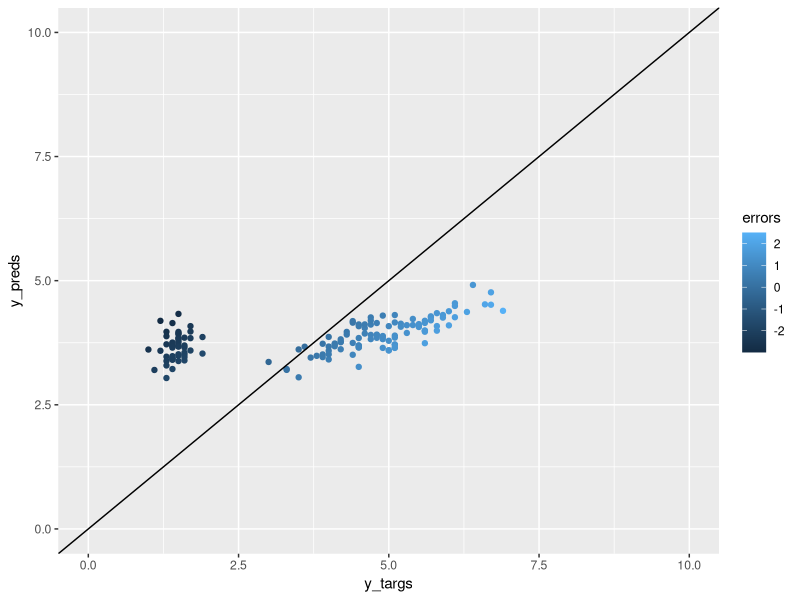

Generate this figure with R:
library(magrittr)
library(ggplot2)
set.seed(2600)

mark_ii <- function(x, y, eta, reps=1) {
  
  # inicializa pesos randomicos de distribuicao normal
  w1 <- rnorm(n = (dim(x)[2]+1)) %>% as.matrix # numero de pesos = numero de colunas em x + bias
  
  w21 <- rnorm(2) %>% as.matrix 
  w22 <- rnorm(2) %>% as.matrix 
  
  ypreds <- rep(0,dim(x)[1]) # inicializa predicoes em 0
  yerrors <- rep(0,dim(x)[1]) # inicializa predicoes em 0
  for (j in 1:reps){
    print(paste("This is training epoch:",j))
    print(paste("Current weights:",w1,w21,w21))
    
    # Processa as observacoes em x de forma aleatoria
    for (i in sample(1:length(y),replace=F)) { 
      # predicao
      ypred1 <- sum(w1 %*% c(as.numeric(x[i, ]),1))  
      
      ypred21 <- sum(w21 %*% as.numeric(ypred1))
      ypred22 <- sum(w22 %*% as.numeric(ypred1))
      
      out <- sum(ypred21,ypred22)
      
      # update em w . Eta ja ajustado para 1/2*eta
      delta_w22 <- eta * (-1) * (y[i] - (ypred21 + ypred22)) * ypred1 #d/dw22(targ - out)^2
      delta_w21 <- eta * (-1) * (y[i] - (ypred21 + ypred22)) * ypred1 #d/dw21(targ - out)^2
      #d/dw1(targ - out)^2 = 2(y[i] - (ypred21 + ypred22)) (-1) (sum(w21*w1*x[i,]) + sum(w21*w1*x[i,]))'
      # d/dw1 (sum(w21*w1*x[i,]) + sum(w21*w1*x[i,])) =  (sum(w21*x[i,]) + sum(w21*x[i,]))
      delta_w1 <- eta * (y[i] - (ypred21 + ypred22)) * -1 * 
        (sum(w21 %*% c(as.numeric(x[i,]),1)) + sum(w22 %*% c(as.numeric(x[i,]),1)))
      #nota: x[i,] sera multiplicado como matriz (dot product)
      w1 <- w1 - delta_w1
      w21 <- w21 - delta_w21
      w22 <- w22 - delta_w22
      ypreds[i] <- out # salva predicao21 atual
      yerrors[i] <- ypreds[i] - y[i]
    }
    print(paste("Mean squared error:", mean((yerrors)^2)))
  }
  return(ypreds)
}

train_df <- iris[, c(1, 2, 3)]   
names(train_df) <- c("s.len", "s.wid", "p.len")
head(train_df)
train_df[60:65,]

x_features <- train_df[, c(1, 2)]
y_target <- train_df[, 3]

# Convergencia boa
mark_ii_preds <- mark_ii(x = x_features,y = y_target,
                         eta=0.000001,reps = 40)

acc_data <- data.frame(y_preds=mark_ii_preds,
                       y_targs=y_target)

acc_data$errors <- y_target - mark_ii_preds 
cor.test(acc_data$y_preds,acc_data$y_targs)

ggplot(acc_data,aes(y=y_preds,x=y_targs,color=errors))+
  geom_point()+xlim(0,10)+ylim(0,10)+
  geom_abline(slope = 1,intercept = 0)

